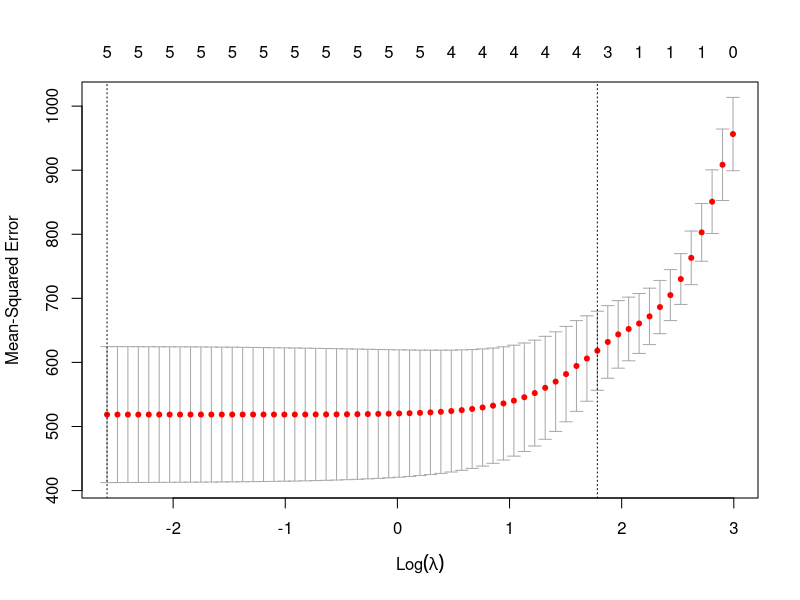

This figure's R source: (Note: this script raises an error after producing the figure.)
#lasso regression
library(glmnet)

anar=read.csv("ANAR/HousingANAR.csv")
dt=subset(anar,select = c(reg,develop,level,X,
                          Total.Point.estimate,Children.without.functional.difficulties.Point.estimate,
                          Children.with.functional.difficulties.Point.estimate,Time.period))
str(dt)

y <- anar$Children.without.functional.difficulties.Point.estimate

x <- data.matrix(anar[, c('reg', 'develop', 'level','X','Time.period')])


#perform k-fold cross-validation to find optimal lambda value
cv_model <- cv.glmnet(x, y, alpha = 1)

#find optimal lambda value that minimizes test MSE
best_lambda <- cv_model$lambda.min
best_lambda

plot(cv_model)

#find coefficients of best model
best_model <- glmnet(x, y, alpha = 1, lambda = best_lambda)
coef(best_model)

#use fitted best model to make predictions
y_predicted <- predict(best_model, s = best_lambda, newx = x)

#find SST and SSE
sst <- sum((y - mean(y))^2)
sse <- sum((y_predicted - y)^2)

#find R-Squared
rsq <- 1 - sse/sst
rsq
#0.4557332
hey=as.numeric(y_predicted)
preds <- data.frame(cbind(actuals=dt$Children.with.functional.difficulties.Point.estimate, predicteds=hey))

mse = mean((preds$actuals - preds$predicteds)^2)
mae = MAE(preds$actuals, preds$predicteds)
rmse = RMSE(preds$actuals, preds$predicteds)
cat("MSE: ", mse, "MAE: ", mae, " RMSE: ", rmse)
#MSE:  433.1065 MAE:  16.10216  RMSE:  20.81121

x = 1:length(preds$actuals)
plot(x, preds$actuals, col = "red", type = "l", lwd=2,
     main = "anar lg data prediction")
lines(x, preds$predicteds, col = "blue", lwd=2)
legend("topright",  legend = c("original", "predicted"), 
       fill = c("red", "blue"), col = 2:3,  adj = c(0, 0.6))
grid()
cor(preds)
#               actuals predicteds
# actuals    1.0000000  0.7494654
# predicteds 0.7494654  1.0000000